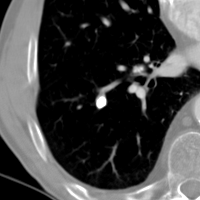
#> input picture Projeto/src/PDI/LIDC-IDRI-00440.png, 200 x 200 px
$ python -i vc.py   (imports and definitions only)
#> lines starting #> are read from the running program, lines starting #| are printed output that depends on the picture; after the words box and inside, x2 and y2 are one past the last pixel; in counts of white or black regions, pixels touching at a corner belong together
#> further down, picture is the input picture: shape (200, 200); min 0, max 255, mean 66.4
import cv2
import numpy as np
import skimage
from skimage import segmentation
from matplotlib import pyplot as plt

# [48 lines left out: functions cut_img, histograma, white_to_gray, define_pleural_nod, not called in this run]


def remove_pleura(img, c_a = 50, c_b = 50):
#> called with c_a = 50, c_b = 50
  original_img = img
  # display_img(array_of_images_malignos[img_number])
  # 60 th
  original = cv2.threshold(original_img, 10, 255, cv2.THRESH_BINARY)[1]
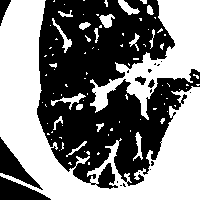
#> original: shape (200, 200); 50.6% white; 19 black regions (13 under 20 px)

  # display_img(original)

  new_color = 50
  contours, h = cv2.findContours(original.copy(), cv2.RETR_TREE, cv2.CHAIN_APPROX_SIMPLE)
#> contours = 111 contours, 91 with area under 20; largest, box (x1, y1, x2, y2) and area: (0, 0, 200, 200) 13959, (90, 0, 200, 120) 4302, (95, 162, 119, 190) 348, (118, 0, 140, 15) 124, (51, 93, 86, 110) 117; h = 111 rows, first 6: [1, -1, -1, -1], [2, 0, -1, -1], [3, 1, -1, -1], [4, 2, -1, -1], [5, 3, -1, -1], [6, 4, -1, -1]
  (x, y) = original.shape
#> x = 200; y = 200
  # print(contours)

  image = cv2.drawContours(original.copy(), contours, -1, (new_color, 0, 0), 1)
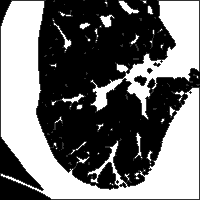
#> image: shape (200, 200); min 0, max 255, mean 113.4
  # print('Contorno total')
  # display_img(image)

  initial_contour = image
  partial_complement = image.copy()

  for index in range(x):

    if image[0][index] != new_color: partial_complement[0][index] = new_color
    if image[x - 1][index] != new_color: partial_complement[x - 1][index] = new_color
    if image[index][0] != new_color: partial_complement[index][0] = new_color
    if image[index][y - 1] != new_color: partial_complement[index][y - 1] = new_color
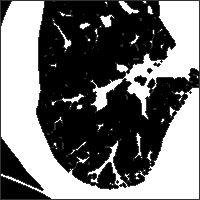
#> partial_complement: shape (200, 200); 0.63% of pixels changed, all inside (x1, y1, x2, y2) = (0, 0, 200, 200)

  # print('contorno parcial')
  # display_img(partial_complement)

  complement = partial_complement.copy()

  for index in range(100):

    if image[0][index] == new_color and partial_complement[0][index] == new_color: complement[0][index] = original[0][
      index]
    if image[x - 1][index] == new_color and partial_complement[0][index] == new_color: complement[x - 1][index] = \
    original[x - 1][index]
    if image[index][0] == new_color and partial_complement[0][index] == new_color: complement[index][0] = \
    original[index][0]
    if image[index][y - 1] == new_color and partial_complement[0][index] == new_color: complement[index][y - 1] = \
    original[index][y - 1]
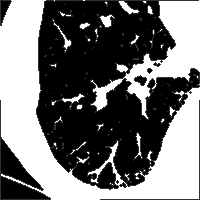
#> complement: shape (200, 200); 0.62% of pixels changed, all inside (x1, y1, x2, y2) = (0, 0, 200, 200)

  # print('contorno complementar')
  # display_img(complement)

  contours, h = cv2.findContours(complement.copy(), cv2.RETR_TREE, cv2.CHAIN_APPROX_SIMPLE)
#> contours = 107 contours, 85 with area under 20; largest, box (x1, y1, x2, y2) and area: (0, 0, 200, 200) 39601, (36, 0, 200, 187) 19630, (0, 138, 44, 191) 747, (0, 176, 51, 200) 656, (95, 162, 119, 190) 348; h = 107 rows, first 6: [-1, -1, 1, -1], [2, -1, -1, 0], [3, 1, -1, 0], [4, 2, -1, 0], [5, 3, -1, 0], [6, 4, -1, 0]
  # print(contours)

  # image = cv2.drawContours(complement.copy(),contours,-1,(255,0,0),1)
  # display_img(image)

  hull_list = []

  for i in range(len(contours)):
    hull = cv2.convexHull(contours[i])
    hull_list.append(hull)
#> this loop made 107 passes
#> hull on passes 1, 7, 8, 11, 15, 16, 24, 26, 30, 31, 32, 34: [[199, 0], [199, 199], [0, 199], [0, 0]], [[138, 172], [139, 171], [140, 172], [139, 173]], [[149, 169], [150, 168], [151, 169], [150, 170]], [[160, 142], [161, 141], [162, 142], [161, 143]], [[189, 92], [190, 91], [191, 92], [190, 93]], [[94, 92], [95, 91], [96, 92], [95, 93]], [[160, 61], [161, 60], [162, 61], [161, 62]], [[89, 162], [89, 164], [88, 164], [88, 162]], [[84, 151]], [[59, 150]], [[63, 143], [63, 148], [61, 149], [62, 142]], [[51, 139]]
#> after the loop, hull_list = 107 contours, 84 with area under 20; largest, box (x1, y1, x2, y2) and area: (0, 0, 200, 200) 39601, (36, 0, 200, 187) 24236, (0, 138, 44, 191) 832, (0, 176, 51, 200) 674, (95, 162, 119, 190) 406

  # drawing = np.zeros((complement.shape[0], complement.shape[1]), dtype=np.uint8)
  drawing = complement.copy()

  for i in range(len(contours)):
    # color = (random.randint(0,255), random.randint(0,255), random.randint(0,255))

    # cv2.drawContours(drawing, contours, i, new_color)
    cv2.drawContours(drawing, hull_list, i, new_color, lineType=cv2.LINE_4, thickness=1)
#> this loop made 107 passes
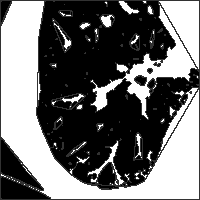
#> drawing: shape (200, 200); 3.74% of pixels changed, all inside (x1, y1, x2, y2) = (0, 0, 200, 200)

  # print('convex hull')
  # display_img(drawing)

  # print(complement.shape,drawing.shape)
  final_result = cv2.bitwise_and(initial_contour, drawing)
  # display_img(final_result)

  new_value = 30

  # display_img(final_result)
  print(final_result.shape)
#| (200, 200)
  flood_again = segmentation.flood_fill(final_result, (c_a, c_b), new_value=new_value, connectivity=1)
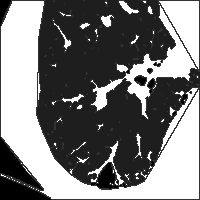
#> flood_again: shape (200, 200); min 0, max 255, mean 123.4
  # display_img(flood_again)

  nodule = original_img.copy()
  # display_img(nodule)

  for i, row in enumerate(flood_again):

    for j, pixel in enumerate(row):

      if pixel != new_value: nodule[i][j] = 0
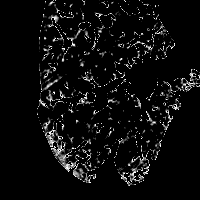
#> nodule: shape (200, 200); min 0, max 10, mean 0.505; drawn with min black and max white

  return nodule

>>> import cv2
>>> picture = cv2.imread('LIDC-IDRI-00440.png', cv2.IMREAD_GRAYSCALE)
>>> result = remove_pleura(picture)
